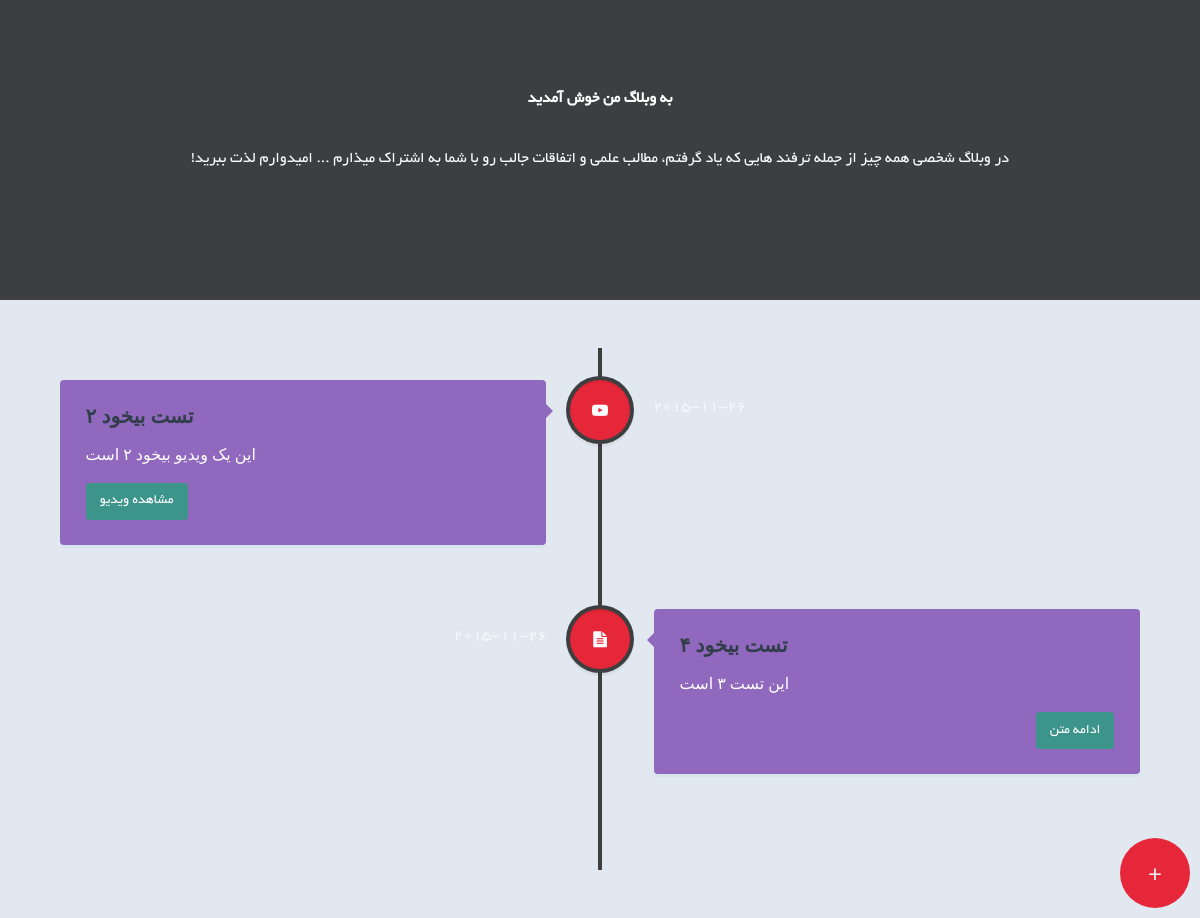
Page /blog on the committed database.
### models.py (models this page shows, shortened)
class Post(db.Model):
    __tablename__ = 'blogposts'
    postid = db.Column(db.Integer, primary_key=True)
    subject = db.Column(db.String, nullable=False, default='text')
    header = db.Column(db.String, nullable=False)
    digest = db.Column(db.String, nullable=False)
    body = db.Column(db.String, nullable=True)
    date = db.Column(db.Date, default=datetime.datetime.now)
    comments = db.relationship('Comment', backref='commentor')

### views.py (the view)
@app.route('/blog')
def blog():
    return render_template('post.html', posts=posts())

### views.py (called while the page is built)
def posts():
    return db.session.query(Post).order_by(Post.date.desc())

### templates/post.html (shortened to what this page needs)
{% extends "_blog.html" %}
{% block content %}
{% for post in posts %}
    {% if 'text' in post.subject %}
        <div class="cd-timeline-block">
			<div class="cd-timeline-img cd-picture">
				<span class="fa fa-file-text"></span>
			</div>
			<div class="cd-timeline-content">
				<h2>{{ post.header|safe }}</h2>
				<p>{{ post.digest|safe }}</p>
				<a href="{{ url_for('viewpost', post_number = post.postid ) }}" class="cd-read-more" lang="fa"> ادامه متن </a>
				<span class="cd-date" lang="fa">{{ post.date }}</span>
			</div>
		</div>
    {% endif %}
    {% if 'video' in post.subject %}
        <div class="cd-timeline-block">
			<div class="cd-timeline-img cd-movie">
				<span class="fa fa-youtube-play"></span>
			</div>
			<div class="cd-timeline-content">
				<h2>{{ post.header|safe }}</h2>
				<p>{{ post.digest|safe }}</p>
				<a href="{{ url_for('viewpost', post_number = post.postid ) }}" class="cd-read-more" lang="fa">مشاهده ویدیو</a>
				<span class="cd-date" lang="fa">{{ post.date }}</span>
			</div>
		</div>
    {% endif %}
{% endfor %}
{% endblock %}

### static/css/blogstyle.css (style rules this page uses)
html * { -webkit-font-smoothing: antialiased; -moz-osx-font-smoothing: grayscale; }
*, *:after, *:before { -webkit-box-sizing: border-box; -moz-box-sizing: border-box; box-sizing: border-box; }
body { font-size: 100%; font-family: "Droid Serif", serif; color: white; background-color: #e1e8f0; }
a { color: #acb7c0; text-decoration: none; font-family: "Open Sans", sans-serif; }
h1, h2 { font-family: "Open Sans", sans-serif; font-weight: bold; }
*:lang(fa) { font-family: 'sample', tahoma, Arial; font-size: 1em; }
.cd-timeline-block { position: relative; margin: 2em 0; }
.cd-timeline-block:after { content: ""; display: table; clear: both; }
.cd-timeline-block:first-child { margin-top: 0; }
@media only screen and (min-width: 1170px) { .cd-timeline-block { margin: 4em 0; } }
@media only screen and (min-width: 1170px) { .cd-timeline-block:first-child { margin-top: 0; } }
.cd-timeline-img { position: absolute; top: 0; left: 0; width: 40px; height: 40px; border-radius: 50%; box-shadow: 0 0 0 4px #3C3E40, inset 0 2px 0 rgba(0, 0, 0, 0.08), 0 3px 0 4px rgba(0, 0, 0, 0.05); }
.cd-timeline-img.cd-picture { background: #e62739; }
.cd-timeline-img.cd-movie { background: #e62739; }
@media only screen and (min-width: 1170px) { .cd-timeline-img { width: 60px; height: 60px; left: 50%; margin-left: -30px; -webkit-transform: translateZ(0); -webkit-backface-visibility: hidden; } }
.cd-timeline-content { position: relative; margin-left: 60px; background: #9068be; border-radius: 0.25em; padding: 1em; box-shadow: 0 3px 0 #d7e4ed; }
.cd-timeline-content:after { content: ""; display: table; clear: both; }
.cd-timeline-content h2 { color: #303e49; }
.cd-timeline-content p, .cd-timeline-content .cd-read-more, .cd-timeline-content .cd-date { font-size: 13px; font-size: 0.8125rem; }
.cd-timeline-content .cd-read-more, .cd-timeline-content .cd-date { display: inline-block; }
.cd-timeline-content p { margin: 1em 0; line-height: 1.6; }
.cd-timeline-content .cd-read-more { float: right; padding: .8em 1em; background: #3c948b; color: white; border-radius: 0.25em; }
.cd-timeline-content .cd-date { float: left; padding: .8em 0; opacity: .7; }
.cd-timeline-content::before { content: ''; position: absolute; top: 16px; right: 100%; height: 0; width: 0; border: 7px solid transparent; border-right: 7px solid #9068be; }
@media only screen and (min-width: 768px) { .cd-timeline-content h2 { font-size: 20px; font-size: 1.25rem; } }
@media only screen and (min-width: 768px) { .cd-timeline-content p { font-size: 16px; font-size: 1rem; } }
@media only screen and (min-width: 768px) { .cd-timeline-content .cd-read-more, .cd-timeline-content .cd-date { font-size: 14px; font-size: 0.875rem; } }
@media only screen and (min-width: 1170px) { .cd-timeline-content { margin-left: 0; padding: 1.6em; width: 45%; } }
@media only screen and (min-width: 1170px) { .cd-timeline-content::before { top: 24px; left: 100%; border-color: transparent; border-left-color: #9068be; } }
@media only screen and (min-width: 1170px) { .cd-timeline-content .cd-read-more { float: left; } }
@media only screen and (min-width: 1170px) { .cd-timeline-content .cd-date { position: absolute; width: 100%; left: 122%; top: 6px; font-size: 16px; font-size: 1rem; } }
@media only screen and (min-width: 1170px) { .cd-timeline-block:nth-child(even) .cd-timeline-content { float: right; } }
@media only screen and (min-width: 1170px) { .cd-timeline-block:nth-child(even) .cd-timeline-content::before { top: 24px; left: auto; right: 100%; border-color: transparent; border-right-color: #9068be; } }
@media only screen and (min-width: 1170px) { .cd-timeline-block:nth-child(even) .cd-timeline-content .cd-read-more { float: right; } }
@media only screen and (min-width: 1170px) { .cd-timeline-block:nth-child(even) .cd-timeline-content .cd-date { left: auto; right: 122%; text-align: right; } }
.cd-timeline-content { z-index: ; }
.cd-date { color :white; }
.cd-timeline-img.cd-picture, .cd-timeline-img.cd-movie { background: #e62739; display: flex; justify-content: center; align-items: center; }

### rows in the picture
Post: header "تست بیخود ۲", digest "این یک ویدیو بیخود ۲ است"
Post: header "تست بیخود ۴", digest "این تست ۳ است"
